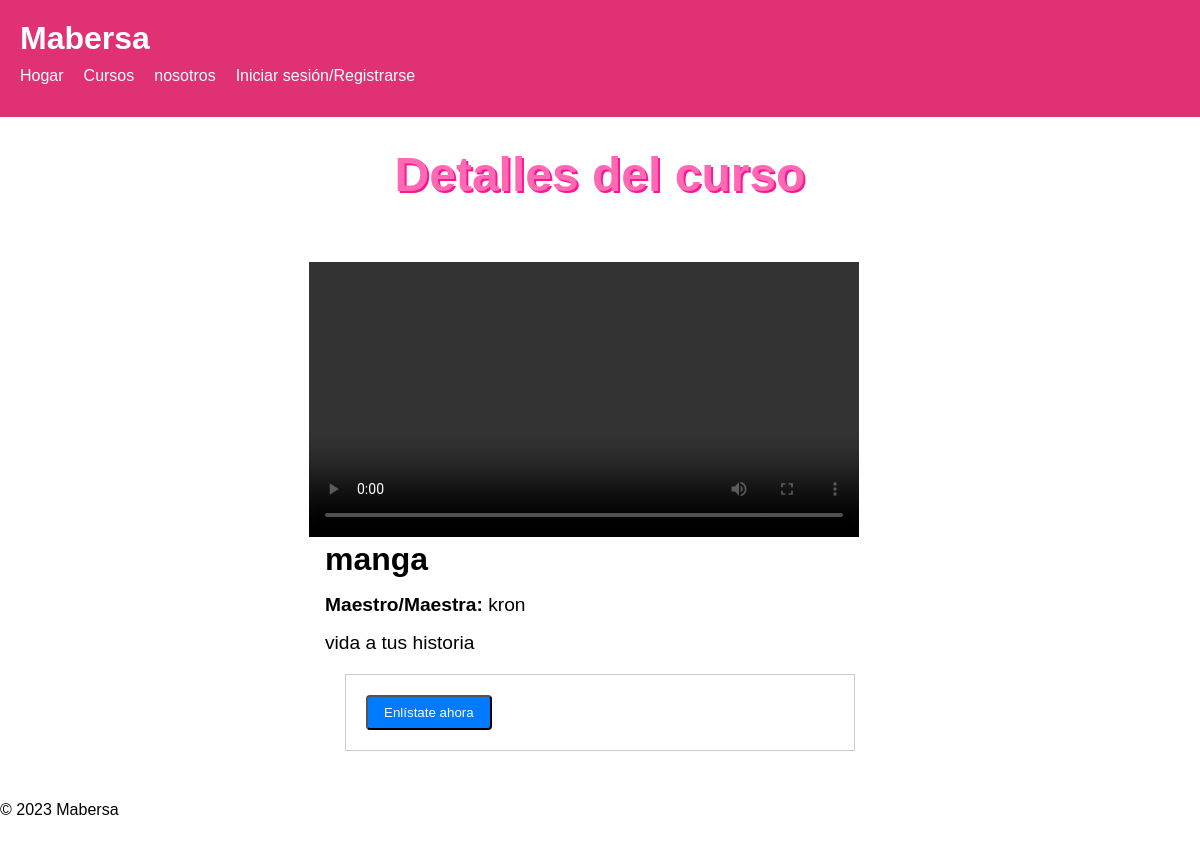
The page /course.php?c_id=1 on the database its author committed.
### tables this page shows
CREATE TABLE `courses` (
  `c_id` int(11) NOT NULL,
  `t_id` int(11) NOT NULL,
  `course_name` varchar(255) NOT NULL,
  `course_description` text DEFAULT NULL,
  `video` varchar(255) DEFAULT NULL,
  `image` varchar(255) DEFAULT NULL,
  `timestamp` timestamp NOT NULL DEFAULT current_timestamp(),
  `approved` tinyint(1) DEFAULT 0
);

CREATE TABLE `users` (
  `u_id` int(11) NOT NULL,
  `name` varchar(255) NOT NULL,
  `email` varchar(255) NOT NULL,
  `password` varchar(255) NOT NULL,
  `role` enum('teacher','student','admin') NOT NULL DEFAULT 'student',
  `timestamp` timestamp NOT NULL DEFAULT current_timestamp()
);

### course.php (the view, shortened to what this page needs)
<?php
require_once('db_conn.php');
$show = $info = '';
if (isset($_REQUEST['c_id'])) {
    $c_id = mysqli_real_escape_string($conn,$_REQUEST['c_id']);
    $sql = "SELECT * FROM courses WHERE `c_id` = '$c_id'";
    $result = mysqli_query($conn, $sql);
    $row = mysqli_fetch_assoc($result);
    if (mysqli_num_rows($result) > 0) {
        $t_id = $row['t_id'];
        $sql1 = "SELECT * FROM `users` WHERE `u_id` = '$t_id'";
        $result1 = mysqli_query($conn,$sql1);
        $row1 = mysqli_fetch_assoc($result1);
        $enrolled = false;
        $show .= '<div class="course-container">
            <div class="video-container">
                <video src="./'.$row['video'].'" controls></video>
            </div>
            <div class="course-info">
                <h2>'.$row['course_name'].'</h2>
                <p><b>Maestro/Maestra:</b> '.$row1['name'].'</p>
                <p>'.nl2br($row['course_description']).'</p>';
        if ($enrolled) {
            $show .= '<div class="course-actions">
                <form method="POST" action="">
                    <input type="hidden" name="cancel" value="'.$row['c_id'].'">
                    <button type="submit" class="cancel-btn">Cancelar inscripción</button>
                </form>
            </div>';
        } else {
            $show .= '<div class="course-actions">
                <form method="POST" action="">
                    <input type="hidden" name="enroll" value="'.$row['c_id'].'">
                    <button type="submit" class="enroll-btn">Enlístate ahora</button>
                </form>
            </div>';
        }
        $show .= '</div></div>';
    } else {
        $show = "<div class='error'>No se encontraron cursos.</div>";
    }
}
?>
<!DOCTYPE html>
<html>
<head>
    <link rel="stylesheet" type="text/css" href="./assets/css/style.css">
</head>
<body>
    <?php include('header.php'); ?>
    <main>
        <h1 class="page-title">Detalles del curso</h1>
        <?php echo $show; ?>
    </main>
    <?php include('footer.php'); ?>
</body>
</html>

### assets/css/style.css (style rules this page uses)
* { box-sizing: border-box; margin: 0; padding: 0; }
body { margin: 0; padding: 0; font-family: Arial, sans-serif; }
main { padding: 0 50px; }
.page-title { font-size: 48px; padding: 30px 0; text-align: center; color: #ff69b4; text-shadow: 2px 2px #ff1493; }
form { vertical-align: top; margin: 20px; padding: 20px; border: 1px solid #ccc; }
.course-container { display: flex; flex-wrap: wrap; justify-content: center; align-items: flex-start; padding: 30px 0; }
.video-container { width: 50%; margin-right: 2rem; }
.video-container video { width: 100%; }
.course-info { width: 50%; }
.course-info h2 { font-size: 2rem; margin-bottom: 1rem; }
.course-info p { font-size: 1.2rem; margin-bottom: 1rem; }
.enroll-btn { display: inline-block; padding: 0.5rem 1rem; background-color: #007bff; color: #fff; text-decoration: none; border-radius: 4px; transition: all 0.2s ease-in-out; }

### rows shown on the page
courses: course_name "manga", course_description "vida a tus historia"
users: name "kron"
